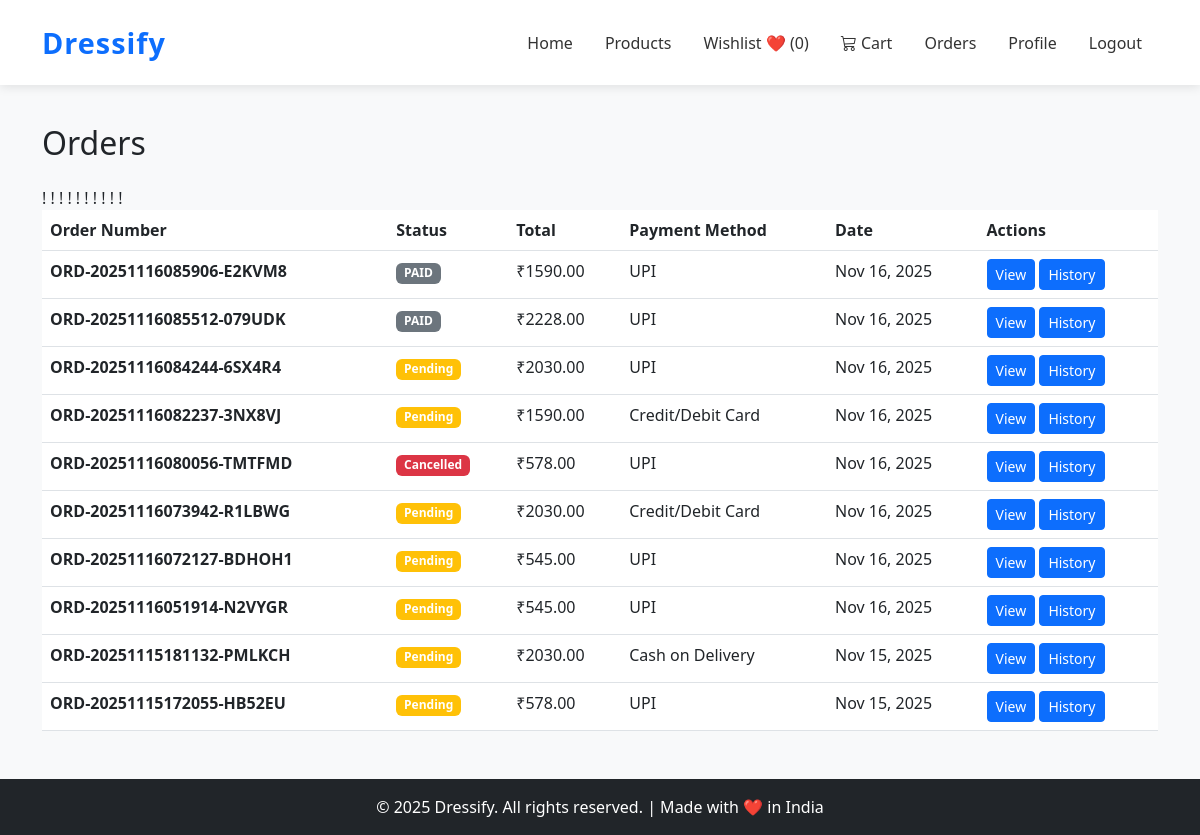
Page /orders/ (signed in) on the earlier database version.
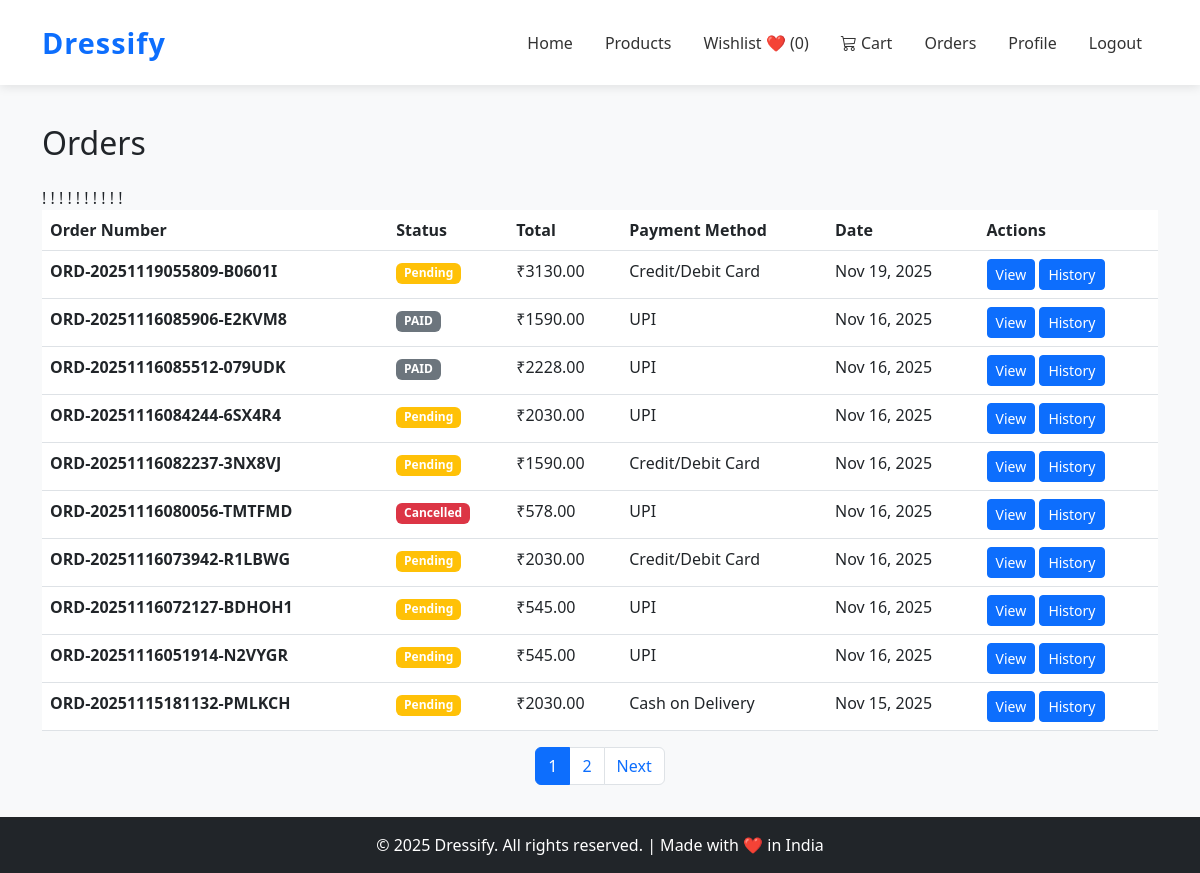
Same page on the later database version.
### orders/models.py (models this page shows, shortened)
class Order(models.Model):
    STATUS_CHOICES = [
        ('pending', 'Pending'),
        ('processing', 'Processing'),
        ('shipped', 'Shipped'),
        ('delivered', 'Delivered'),
        ('cancelled', 'Cancelled'),
        ('refunded', 'Refunded'),
    ]
    PAYMENT_METHOD_CHOICES = [
        ('cod', 'Cash on Delivery'),
        ('card', 'Credit/Debit Card'),
        ('upi', 'UPI'),
        ('netbanking', 'Net Banking'),
        ('wallet', 'Wallet'),
    ]
    user = models.ForeignKey(User, on_delete=models.CASCADE, related_name='orders')
    order_number = models.CharField(max_length=50, unique=True, editable=False)
    status = models.CharField(max_length=20, choices=STATUS_CHOICES, default='pending')
    subtotal = models.DecimalField(max_digits=10, decimal_places=2, validators=[MinValueValidator(Decimal('0.00'))])
    tax = models.DecimalField(max_digits=10, decimal_places=2, default=Decimal('0.00'), validators=[MinValueValidator(Decimal('0.00'))])
    shipping_cost = models.DecimalField(max_digits=10, decimal_places=2, default=Decimal('0.00'), validators=[MinValueValidator(Decimal('0.00'))])
    total = models.DecimalField(max_digits=10, decimal_places=2, validators=[MinValueValidator(Decimal('0.00'))])
    shipping_address = models.TextField()
    shipping_city = models.CharField(max_length=100)
    shipping_state = models.CharField(max_length=100)
    shipping_zip_code = models.CharField(max_length=20)
    shipping_country = models.CharField(max_length=100, default='India')
    shipping_phone = models.CharField(max_length=15)
    payment_method = models.CharField(max_length=20, choices=PAYMENT_METHOD_CHOICES, default='cod')
    payment_status = models.BooleanField(default=False)
    created_at = models.DateTimeField(auto_now_add=True)
    updated_at = models.DateTimeField(auto_now=True)
    class Meta:
        ordering = ['-created_at']
        indexes = [
            models.Index(fields=['order_number']),
            models.Index(fields=['user', '-created_at']),
            models.Index(fields=['status']),
        ]
    def get_status_badge_class(self):
        status_classes = {
            'pending': 'warning',
            'processing': 'info',
            'shipped': 'primary',
            'delivered': 'success',
            'cancelled': 'danger',
            'refunded': 'secondary',
        }
        return status_classes.get(self.status, 'secondary')
    def get_status_display_class(self):
        return self.get_status_badge_class()

### orders/views.py (the view)
# urls.py: path('', views.OrderListView.as_view(), name='list'),
class OrderListView(LoginRequiredMixin, View):
    template_name = 'orders/order_list.html'
    def get(self, request):
        if request.user.is_staff:
            orders = Order.objects.all().order_by('-created_at')
        else:
            orders = Order.objects.filter(user=request.user).order_by('-created_at')
        paginator = Paginator(orders, 10)
        page_obj = paginator.get_page(request.GET.get('page'))
        return render(request, self.template_name, {'orders': page_obj, 'page_title': 'Orders'})

### orders/templates/orders/Order_list.html (shortened to what this page needs)
{% extends 'base.html' %}
{% load static %}
{% block content %}
<div class="container my-5">
    <h2 class="mb-4">Orders</h2>
    {% if orders %}
    <div class="table-responsive">
        <table class="table table-hover">
            <thead>
                <tr>
                    <th>Order Number</th>
                    <th>Status</th>
                    <th>Total</th>
                    <th>Payment Method</th>
                    <th>Date</th>
                    <th>Actions</th>
                </tr>
            </thead>
            <tbody>
                {% for order in orders %}
                <tr>
                    <td><strong>{{ order.order_number }}</strong></td>
                    <td>
                        <span class="badge bg-{{ order.get_status_display_class }}">
                            {{ order.get_status_display }}
                        </span>
                    </td>
                    <td>₹{{ order.total }}</td>
                    <td>{{ order.get_payment_method_display }}</td>
                    <td>{{ order.created_at|date:"M d, Y" }}</td>
                !    <td>
                        <a href="{% url 'orders:detail' order.id %}" class="btn btn-sm btn-primary">View</a>
                        <a href="{% url 'orders:payment_history' %}" class="btn btn-sm btn-primary">History</a>
                    </td>
                </tr>
                {% endfor %}
            </tbody>
        </table>
    </div>
    {% if orders.has_other_pages %}
    <nav aria-label="Page navigation">
        <ul class="pagination justify-content-center">
            {% for num in orders.paginator.page_range %}
            {% if orders.number == num %}
            <li class="page-item active">
                <span class="page-link">{{ num }}</span>
            </li>
            {% else %}
            <li class="page-item">
                <a class="page-link" href="?page={{ num }}">{{ num }}</a>
            </li>
            {% endif %}
            {% endfor %}
            {% if orders.has_next %}
            <li class="page-item">
                <a class="page-link" href="?page={{ orders.next_page_number }}">Next</a>
            </li>
            {% endif %}
        </ul>
    </nav>
    {% endif %}
    {% else %}
    <div class="alert alert-info">
        <p class="mb-0">No orders found.</p>
    </div>
    {% endif %}
</div>
{% endblock %}

Differences in the rows shown:
no longer on this page (row unchanged): Order: order_number "ORD-20251115172055-HB52EU", status "Pending", total "578.00", payment_method "UPI", created_at "Nov 15, 2025"
added Order: order_number "ORD-20251119055809-B0601I", status "Pending", total "3130.00", payment_method "Credit/Debit Card", created_at "Nov 19, 2025"
Other differences:
new list line: "1"
new list line: "2"
text now shown: "Next"
